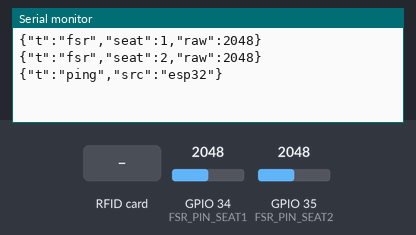
Bench run of a sketch on a simulated ESP32. Shown: the last lines printed to the serial monitor. The test bench sets the inputs (shaded band); at power-on: GPIO 34 (FSR_PIN_SEAT1) = 2048, GPIO 35 (FSR_PIN_SEAT2) = 2048 (analog values on the 0–4095 scale).

Above: at 1.5 s.
1.6 s: RFID card 5E 7A 19 C4 held to the reader
At 2.2 s:
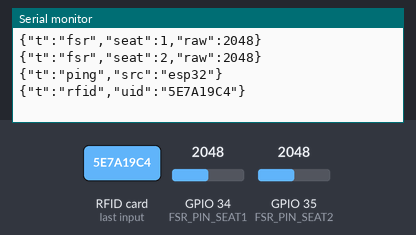
3.1 s: GPIO 34 (FSR_PIN_SEAT1) set to 2866
At 3.31 s:
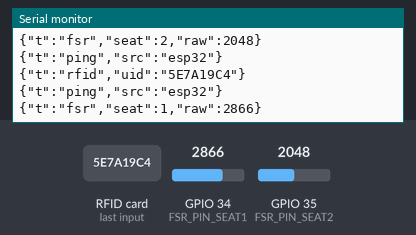
4.6 s: GPIO 35 (FSR_PIN_SEAT2) set to 2866
At 5.2 s:
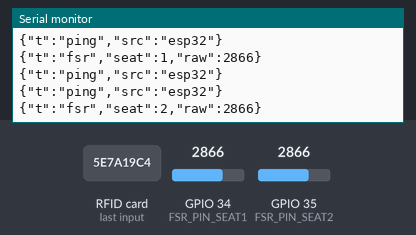
6.1 s: GPIO 34 (FSR_PIN_SEAT1) set to 3603
At 7.3 s:
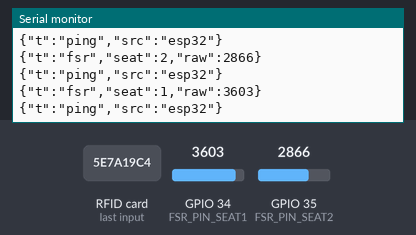
7.6 s: GPIO 35 (FSR_PIN_SEAT2) set to 3603
At 9.1 s:
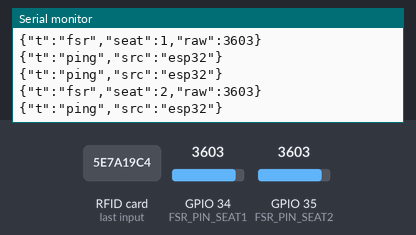
Timing chart, 0 to 10.1 s (numbered marks = the images above; inputs shaded):
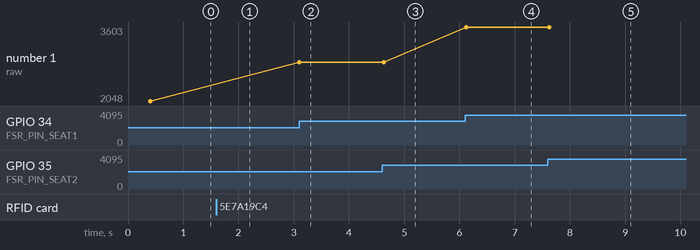

The sketch:

Phase2SerialJson.ino
```cpp
/**
 * SmartLib ESP32 → Pi (USB Serial 115200): ping + RFID + FSR as one JSON line each.
 * Same program as ../Phase1SerialPing/Phase1SerialPing.ino — keep both in sync if you edit.
 *
 * Libraries (Arduino Library Manager):
 *   - MFRC522 by GithubCommunity
 *
 * Protocol: one JSON object per line (Serial.println). Matches hardware/PHASE2.md + Pi serial_bridge.py.
 *
 * --- Wiring (edit #defines below if yours differs) ---
 *
 * RC522 RFID (SPI — ESP32 VSPI):
 *   RC522  SDA/SS  -> GPIO 5
 *   RC522  RST     -> GPIO 22
 *   RC522  SCK     -> GPIO 18
 *   RC522  MOSI    -> GPIO 23
 *   RC522  MISO    -> GPIO 19
 *   RC522  3.3V / GND to ESP32 (3.3V only)
 *
 * FSR (voltage divider to ADC):
 *   Seat 1 -> GPIO 34   (Pi seat_index 1 → seat_1)
 *   Seat 2 -> GPIO 35   (Pi seat_index 2 → seat_2, matches pi-config seat_index_to_esp_gpio)
 *
 * UART to Pi instead of USB: use Serial2.begin(115200, SERIAL_8N1, RX, TX); replace Serial with Serial2 for output.
 */
#include <Arduino.h>
#include <cstdio>
#include <cstring>

// Max UID bytes for MFRC522 (4 or 7 typical; buffer for hex = 2 * max + NUL)
static const size_t RFID_UID_BYTES_MAX = 10;
static const size_t RFID_UID_HEX_MAX = RFID_UID_BYTES_MAX * 2u + 1u;

// ----------------------------- config ---------------------------------
static const uint32_t PING_INTERVAL_MS = 1000;
static const uint32_t RFID_DEBOUNCE_MS = 2000;  // same tag re-fire delay
static const uint32_t FSR_MIN_INTERVAL_MS = 400;
static const int FSR_DELTA_THRESHOLD = 80;  // min |delta| vs last *sent* value to emit (after interval)

#define FSR_PIN_SEAT1 34
#define FSR_PIN_SEAT2 35

#define ENABLE_RFID 1

#if ENABLE_RFID
#include <SPI.h>
#include <MFRC522.h>

#define RFID_SS_PIN 5
#define RFID_RST_PIN 22
MFRC522 mfrc522(RFID_SS_PIN, RFID_RST_PIN);
#endif

// ----------------------------- state ----------------------------------
static uint32_t lastPingMs;
#if ENABLE_RFID
static uint32_t lastRfidMs;
static char lastRfidUid[RFID_UID_HEX_MAX];
#endif
static uint32_t lastFsrMs[2];
static int lastFsrRaw[2] = {-1, -1};

#if ENABLE_RFID
static void uidToHexUpper(const MFRC522::Uid& uid, char* out, size_t outCap) {
  const size_t need = (size_t)uid.size * 2u + 1u;
  if (outCap < need) {
    out[0] = '\0';
    return;
  }
  for (byte i = 0; i < uid.size; i++)
    snprintf(out + i * 2u, outCap - i * 2u, "%02X", uid.uidByte[i]);
  out[uid.size * 2u] = '\0';
}

static void handleRfid() {
  if (!mfrc522.PICC_IsNewCardPresent() || !mfrc522.PICC_ReadCardSerial())
    return;

  char uidHex[RFID_UID_HEX_MAX];
  uidToHexUpper(mfrc522.uid, uidHex, sizeof(uidHex));

  mfrc522.PICC_HaltA();
  mfrc522.PCD_StopCrypto1();

  const uint32_t now = millis();
  if (strcmp(uidHex, lastRfidUid) == 0 && (now - lastRfidMs) < RFID_DEBOUNCE_MS)
    return;
  strncpy(lastRfidUid, uidHex, sizeof(lastRfidUid));
  lastRfidUid[sizeof(lastRfidUid) - 1] = '\0';
  lastRfidMs = now;

  Serial.printf("{\"t\":\"rfid\",\"uid\":\"%s\"}\n", uidHex);
}
#endif

static void handleFsr() {
  const int pins[2] = {FSR_PIN_SEAT1, FSR_PIN_SEAT2};
  const uint32_t now = millis();

  for (int i = 0; i < 2; i++) {
    // Always rate-limit: noisy ADC "big jumps" must not emit every loop() iteration.
    if ((now - lastFsrMs[i]) < FSR_MIN_INTERVAL_MS)
      continue;

    const int seat = i + 1;
    const int raw = analogRead(pins[i]);
    const int lastSent = lastFsrRaw[i];
    if (lastSent >= 0 && abs(raw - lastSent) < FSR_DELTA_THRESHOLD)
      continue;

    lastFsrMs[i] = now;
    lastFsrRaw[i] = raw;
    Serial.printf("{\"t\":\"fsr\",\"seat\":%d,\"raw\":%d}\n", seat, raw);
  }
}

void setup() {
  Serial.begin(115200);
  delay(300);

  analogSetPinAttenuation(FSR_PIN_SEAT1, ADC_11db);
  analogSetPinAttenuation(FSR_PIN_SEAT2, ADC_11db);
  analogReadResolution(12);

#if ENABLE_RFID
  SPI.begin(18, 19, 23, RFID_SS_PIN);
  mfrc522.PCD_Init();
  delay(4);
  // Do not call PCD_DumpVersionToSerial() — non-JSON breaks the Pi bridge.
  lastRfidUid[0] = '\0';
#endif

  lastPingMs = millis();
}

void loop() {
#if ENABLE_RFID
  handleRfid();
#endif
  handleFsr();

  const uint32_t now = millis();
  if (now - lastPingMs >= PING_INTERVAL_MS) {
    lastPingMs = now;
    Serial.println(F("{\"t\":\"ping\",\"src\":\"esp32\"}"));
  }
}
```

Measured:
- after the input at 1.6 s, the serial monitor: prints a new line at once (image 1)
- after the input at 3.1 s, the serial monitor: prints a new line at once (image 2)
- after the input at 4.6 s, the serial monitor: prints a new line at once (image 3)
- after the input at 6.1 s, the serial monitor: prints a new line at once (image 4)
- after the input at 7.6 s, the serial monitor: prints a new line at once (image 5)
- plotted number 1: 2048 → 2866 after the input at 3.1 s, 2866 → 3603 after the input at 6.1 s
